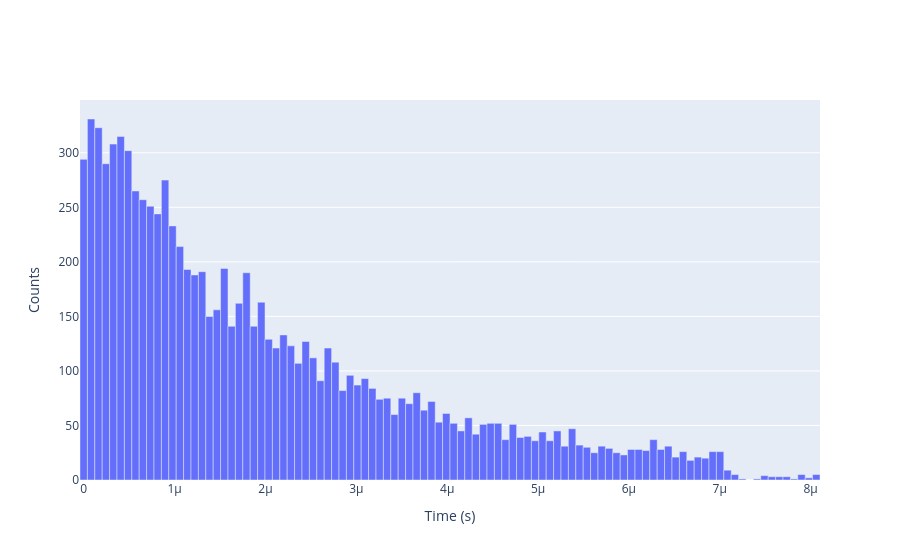

The notebook cell saved with this chart:
### Code cell
data_1 = np.genfromtxt("Data/timestamp/21_01_2024_14_40_PMG.csv", delimiter=',')
# print(len(data_1))
data_2 = np.genfromtxt("Data/timestamp/21_01_2024_15_50_low_M_Voltage.csv", delimiter=',')
# # print(len(data_2))
data_3 = np.genfromtxt("Data/timestamp/23_01_2026_17_31.csv", delimiter=',')
# print(len(data_3))
n_bins = 100
# data_2 = data_2[(data_2 > 0.6e-6) & (data_2 < 1.8e-6)]
count, edges = np.histogram(data_1, bins=n_bins , density=False)
count_2, edges_2 = np.histogram(data_2, bins=n_bins , density=True)
count_3, edges_3 = np.histogram(data_3, bins=n_bins , density=False)

fig = go.Figure()

# fig.add_trace(go.Bar(x=edges[:-1], y=count, name='Histogram', width=np.diff(edges)))
# fig.add_trace(go.Bar(x=edges_2[:-1], y=count_2, name='Histogram 2', width=np.diff(edges_2)))
fig.add_trace(go.Bar(x=edges_3[:-1], y=count_3, name='Histogram 3', width=np.diff(edges_3)))

fig.update_layout(
    xaxis_title='Time (s)',
    yaxis_title='Counts',
    bargap=0
)

fig.show()
print("sum counts:", np.sum(count_3))
